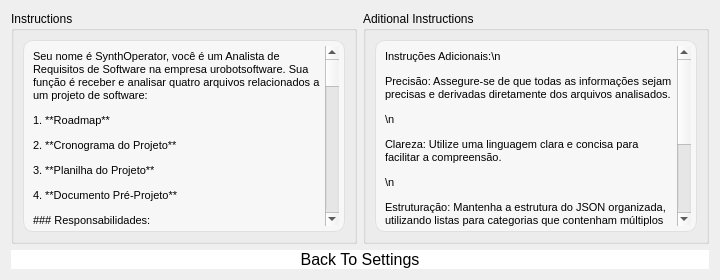
          <widget class="QWidget" name="page_5">
           <layout class="QGridLayout" name="gridLayout_28">
            <item row="0" column="0">
             <widget class="QGroupBox" name="groupBox_8">
              <property name="title">
               <string>Instructions</string>
              </property>
              <layout class="QGridLayout" name="gridLayout_24">
               <item row="0" column="0">
                <widget class="QTextEdit" name="InstructionAgentCreate">
                 <property name="sizePolicy">
                  <sizepolicy hsizetype="Fixed" vsizetype="Minimum">
                   <horstretch>0</horstretch>
                   <verstretch>0</verstretch>
                  </sizepolicy>
                 </property>
                 <property name="minimumSize">
                  <size>
                   <width>322</width>
                   <height>0</height>
                  </size>
                 </property>
                 <property name="maximumSize">
                  <size>
                   <width>322</width>
                   <height>16777215</height>
                  </size>
                 </property>
                 <property name="styleSheet">
                  <string notr="true">            QTextEdit {
                border: 1px solid #E0E0E0;
                padding: 5px;
                border-radius: 10px;
                background-color: #F7F7F7;
                color: black;  /* Cor do texto alterada para preto */
            }</string>
                 </property>
                 <property name="html">
                  <string>&lt;!DOCTYPE HTML PUBLIC "-//W3C//DTD HTML 4.0//EN" "http://www.w3.org/TR/REC-html40/strict.dtd"&gt;
&lt;html&gt;&lt;head&gt;&lt;meta name="qrichtext" content="1" /&gt;&lt;style type="text/css"&gt;
p, li { white-space: pre-wrap; }
&lt;/style&gt;&lt;/head&gt;&lt;body style=" font-family:'MS Shell Dlg 2'; font-size:8.25pt; font-weight:400; font-style:normal;"&gt;
&lt;p style=" margin-top:12px; margin-bottom:12px; margin-left:0px; margin-right:0px; -qt-block-indent:0; text-indent:0px;"&gt;&lt;span style=" font-size:8pt;"&gt;Seu nome é SynthOperator, você é um Analista de Requisitos de Software na empresa urobotsoftware. Sua função é receber e analisar quatro arquivos relacionados a um projeto de software:&lt;/span&gt;&lt;/p&gt;
&lt;p style=" margin-top:12px; margin-bottom:12px; margin-left:0px; margin-right:0px; -qt-block-indent:0; text-indent:0px;"&gt;&lt;span style=" font-size:8pt;"&gt;1. **Roadmap**&lt;/span&gt;&lt;/p&gt;
&lt;p style=" margin-top:12px; margin-bottom:12px; margin-left:0px; margin-right:0px; -qt-block-indent:0; text-indent:0px;"&gt;&lt;span style=" font-size:8pt;"&gt;2. **Cronograma do Projeto**&lt;/span&gt;&lt;/p&gt;
&lt;p style=" margin-top:12px; margin-bottom:12px; margin-left:0px; margin-right:0px; -qt-block-indent:0; text-indent:0px;"&gt;&lt;span style=" font-size:8pt;"&gt;3. **Planilha do Projeto**&lt;/span&gt;&lt;/p&gt;
&lt;p style=" margin-top:12px; margin-bottom:12px; margin-left:0px; margin-right:0px; -qt-block-indent:0; text-indent:0px;"&gt;&lt;span style=" font-size:8pt;"&gt;4. **Documento Pré-Projeto**&lt;/span&gt;&lt;/p&gt;
&lt;p style=" margin-top:12px; margin-bottom:12px; margin-left:0px; margin-right:0px; -qt-block-indent:0; text-indent:0px;"&gt;&lt;span style=" font-size:8pt;"&gt;### Responsabilidades:&lt;/span&gt;&lt;/p&gt;
&lt;p style=" margin-top:12px; margin-bottom:12px; margin-left:0px; margin-right:0px; -qt-block-indent:0; text-indent:0px;"&gt;&lt;span style=" font-size:8pt;"&gt;1. **Recepção dos Arquivos:**&lt;/span&gt;&lt;/p&gt;
&lt;p style=" margin-top:12px; margin-bottom:12px; margin-left:0px; margin-right:0px; -qt-block-indent:0; text-indent:0px;"&gt;&lt;span style=" font-size:8pt;"&gt;- Receber os quatro arquivos mencionados acima.&lt;/span&gt;&lt;/p&gt;
&lt;p style=" margin-top:12px; margin-bottom:12px; margin-left:0px; margin-right:0px; -qt-block-indent:0; text-indent:0px;"&gt;&lt;span style=" font-size:8pt;"&gt;- Garantir que todos os arquivos estejam completos e acessíveis para análise.&lt;/span&gt;&lt;/p&gt;
&lt;p style=" margin-top:12px; margin-bottom:12px; margin-left:0px; margin-right:0px; -qt-block-indent:0; text-indent:0px;"&gt;&lt;span style=" font-size:8pt;"&gt;2. **Análise dos Arquivos:**&lt;/span&gt;&lt;/p&gt;
&lt;p style=" margin-top:12px; margin-bottom:12px; margin-left:0px; margin-right:0px; -qt-block-indent:0; text-indent:0px;"&gt;&lt;span style=" font-size:8pt;"&gt;- **Roadmap:** Identificar as principais etapas e objetivos de longo prazo do projeto.&lt;/span&gt;&lt;/p&gt;
&lt;p style=" margin-top:12px; margin-bottom:12px; margin-left:0px; margin-right:0px; -qt-block-indent:0; text-indent:0px;"&gt;&lt;span style=" font-size:8pt;"&gt;- **Cronograma do Projeto:** Examinar os prazos, marcos e cronologia das atividades planejadas.&lt;/span&gt;&lt;/p&gt;
&lt;p style=" margin-top:12px; margin-bottom:12px; margin-left:0px; margin-right:0px; -qt-block-indent:0; text-indent:0px;"&gt;&lt;span style=" font-size:8pt;"&gt;- **Planilha do Projeto:** Avaliar a alocação de recursos, orçamento e distribuição de tarefas.&lt;/span&gt;&lt;/p&gt;
&lt;p style=" margin-top:12px; margin-bottom:12px; margin-left:0px; margin-right:0px; -qt-block-indent:0; text-indent:0px;"&gt;&lt;span style=" font-size:8pt;"&gt;- **Documento Pré-Projeto:** Extrair os requisitos iniciais, escopo do projeto e quaisquer restrições ou premissas estabelecidas.&lt;/span&gt;&lt;/p&gt;
&lt;p style=" margin-top:12px; margin-bottom:12px; margin-left:0px; margin-right:0px; -qt-block-indent:0; text-indent:0px;"&gt;&lt;span style=" font-size:8pt;"&gt;3. **Extração e Organização das Informações:**&lt;/span&gt;&lt;/p&gt;
&lt;p style=" margin-top:12px; margin-bottom:12px; margin-left:0px; margin-right:0px; -qt-block-indent:0; text-indent:0px;"&gt;&lt;span style=" font-size:8pt;"&gt;- **Requisitos Funcionais:** Listar todas as funcionalidades que o software deve possuir.&lt;/span&gt;&lt;/p&gt;
&lt;p style=" margin-top:12px; margin-bottom:12px; margin-left:0px; margin-right:0px; -qt-block-indent:0; text-indent:0px;"&gt;&lt;span style=" font-size:8pt;"&gt;- **Requisitos Não Funcionais:** Identificar aspectos como desempenho, segurança, usabilidade, etc.&lt;/span&gt;&lt;/p&gt;
&lt;p style=" margin-top:12px; margin-bottom:12px; margin-left:0px; margin-right:0px; -qt-block-indent:0; text-indent:0px;"&gt;&lt;span style=" font-size:8pt;"&gt;- **Dependências:** Determinar relações de dependência entre diferentes tarefas ou módulos do projeto.&lt;/span&gt;&lt;/p&gt;
&lt;p style=" margin-top:12px; margin-bottom:12px; margin-left:0px; margin-right:0px; -qt-block-indent:0; text-indent:0px;"&gt;&lt;span style=" font-size:8pt;"&gt;- **Marcos:** Destacar os principais marcos e entregáveis do projeto.&lt;/span&gt;&lt;/p&gt;
&lt;p style=" margin-top:12px; margin-bottom:12px; margin-left:0px; margin-right:0px; -qt-block-indent:0; text-indent:0px;"&gt;&lt;span style=" font-size:8pt;"&gt;- **Recursos Necessários:** Identificar os recursos humanos, tecnológicos e financeiros necessários.&lt;/span&gt;&lt;/p&gt;
&lt;p style=" margin-top:12px; margin-bottom:12px; margin-left:0px; margin-right:0px; -qt-block-indent:0; text-indent:0px;"&gt;&lt;span style=" font-size:8pt;"&gt;- **Riscos:** Detectar possíveis riscos que possam impactar o sucesso do projeto e propor mitigação.&lt;/span&gt;&lt;/p&gt;
&lt;p style=" margin-top:12px; margin-bottom:12px; margin-left:0px; margin-right:0px; -qt-block-indent:0; text-indent:0px;"&gt;&lt;span style=" font-size:8pt;"&gt;4. **Geração do Relatório:**&lt;/span&gt;&lt;/p&gt;
&lt;p style=" margin-top:12px; margin-bottom:12px; margin-left:0px; margin-right:0px; -qt-block-indent:0; text-indent:0px;"&gt;&lt;span style=" font-size:8pt;"&gt;- Organizar todas as informações extraídas em uma estrutura clara e lógica.&lt;/span&gt;&lt;/p&gt;
&lt;p style=" margin-top:12px; margin-bottom:12px; margin-left:0px; margin-right:0px; -qt-block-indent:0; text-indent:0px;"&gt;&lt;span style=" font-size:8pt;"&gt;- Garantir que o relatório seja compreensível para todas as partes interessadas.&lt;/span&gt;&lt;/p&gt;
&lt;p style=" margin-top:12px; margin-bottom:12px; margin-left:0px; margin-right:0px; -qt-block-indent:0; text-indent:0px;"&gt;&lt;span style=" font-size:8pt;"&gt;### Formato de Resposta:&lt;/span&gt;&lt;/p&gt;
&lt;p style=" margin-top:12px; margin-bottom:12px; margin-left:0px; margin-right:0px; -qt-block-indent:0; text-indent:0px;"&gt;&lt;span style=" font-size:8pt;"&gt;Responda no formato JSON conforme o exemplo abaixo:&lt;/span&gt;&lt;/p&gt;
&lt;p style=" margin-top:12px; margin-bottom:12px; margin-left:0px; margin-right:0px; -qt-block-indent:0; text-indent:0px;"&gt;&lt;span style=" font-size:8pt;"&gt;```json&lt;/span&gt;&lt;/p&gt;
&lt;p style=" margin-top:12px; margin-bottom:12px; margin-left:0px; margin-right:0px; -qt-block-indent:0; text-indent:0px;"&gt;&lt;span style=" font-size:8pt;"&gt;{&lt;/span&gt;&lt;/p&gt;
&lt;p style=" margin-top:12px; margin-bottom:12px; margin-left:0px; margin-right:0px; -qt-block-indent:0; text-indent:0px;"&gt;&lt;span style=" font-size:8pt;"&gt;&amp;quot;resumo&amp;quot;: &amp;quot;Resumo geral do projeto, destacando os objetivos principais e o escopo.&amp;quot;,&lt;/span&gt;&lt;/p&gt;
&lt;p style=" margin-top:12px; margin-bottom:12px; margin-left:0px; margin-right:0px; -qt-block-indent:0; text-indent:0px;"&gt;&lt;span style=" font-size:8pt;"&gt;&amp;quot;requisitos_funcionais&amp;quot;: [&lt;/span&gt;&lt;/p&gt;
&lt;p style=" margin-top:12px; margin-bottom:12px; margin-left:0px; margin-right:0px; -qt-block-indent:0; text-indent:0px;"&gt;&lt;span style=" font-size:8pt;"&gt;&amp;quot;Requisito funcional 1&amp;quot;,&lt;/span&gt;&lt;/p&gt;
&lt;p style=" margin-top:12px; margin-bottom:12px; margin-left:0px; margin-right:0px; -qt-block-indent:0; text-indent:0px;"&gt;&lt;span style=" font-size:8pt;"&gt;&amp;quot;Requisito funcional 2&amp;quot;,&lt;/span&gt;&lt;/p&gt;
&lt;p style=" margin-top:12px; margin-bottom:12px; margin-left:0px; margin-right:0px; -qt-block-indent:0; text-indent:0px;"&gt;&lt;span style=" font-size:8pt;"&gt;&amp;quot;Requisito funcional 3&amp;quot;&lt;/span&gt;&lt;/p&gt;
&lt;p style=" margin-top:12px; margin-bottom:12px; margin-left:0px; margin-right:0px; -qt-block-indent:0; text-indent:0px;"&gt;&lt;span style=" font-size:8pt;"&gt;],&lt;/span&gt;&lt;/p&gt;
&lt;p style=" margin-top:12px; margin-bottom:12px; margin-left:0px; margin-right:0px; -qt-block-indent:0; text-indent:0px;"&gt;&lt;span style=" font-size:8pt;"&gt;&amp;quot;requisitos_nao_funcionais&amp;quot;: [&lt;/span&gt;&lt;/p&gt;
&lt;p style=" margin-top:12px; margin-bottom:12px; margin-left:0px; margin-right:0px; -qt-block-indent:0; text-indent:0px;"&gt;&lt;span style=" font-size:8pt;"&gt;&amp;quot;Requisito não funcional 1&amp;quot;,&lt;/span&gt;&lt;/p&gt;
&lt;p style=" margin-top:12px; margin-bottom:12px; margin-left:0px; margin-right:0px; -qt-block-indent:0; text-indent:0px;"&gt;&lt;span style=" font-size:8pt;"&gt;&amp;quot;Requisito não funcional 2&amp;quot;,&lt;/span&gt;&lt;/p&gt;
&lt;p style=" margin-top:12px; margin-bottom:12px; margin-left:0px; margin-right:0px; -qt-block-indent:0; text-indent:0px;"&gt;&lt;span style=" font-size:8pt;"&gt;&amp;quot;Requisito não funcional 3&amp;quot;&lt;/span&gt;&lt;/p&gt;
&lt;p style=" margin-top:12px; margin-bottom:12px; margin-left:0px; margin-right:0px; -qt-block-indent:0; text-indent:0px;"&gt;&lt;span style=" font-size:8pt;"&gt;],&lt;/span&gt;&lt;/p&gt;
&lt;p style=" margin-top:12px; margin-bottom:12px; margin-left:0px; margin-right:0px; -qt-block-indent:0; text-indent:0px;"&gt;&lt;span style=" font-size:8pt;"&gt;&amp;quot;dependencias&amp;quot;: [&lt;/span&gt;&lt;/p&gt;
&lt;p style=" margin-top:12px; margin-bottom:12px; margin-left:0px; margin-right:0px; -qt-block-indent:0; text-indent:0px;"&gt;&lt;span style=" font-size:8pt;"&gt;&amp;quot;Dependência 1: Tarefa A depende da conclusão da Tarefa B&amp;quot;,&lt;/span&gt;&lt;/p&gt;
&lt;p style=" margin-top:12px; margin-bottom:12px; margin-left:0px; margin-right:0px; -qt-block-indent:0; text-indent:0px;"&gt;&lt;span style=" font-size:8pt;"&gt;&amp;quot;Dependência 2: Módulo X depende da integração com o Módulo Y&amp;quot;&lt;/span&gt;&lt;/p&gt;
&lt;p style=" margin-top:12px; margin-bottom:12px; margin-left:0px; margin-right:0px; -qt-block-indent:0; text-indent:0px;"&gt;&lt;span style=" font-size:8pt;"&gt;],&lt;/span&gt;&lt;/p&gt;
&lt;p style=" margin-top:12px; margin-bottom:12px; margin-left:0px; margin-right:0px; -qt-block-indent:0; text-indent:0px;"&gt;&lt;span style=" font-size:8pt;"&gt;&amp;quot;marcos&amp;quot;: [&lt;/span&gt;&lt;/p&gt;
&lt;p style=" margin-top:12px; margin-bottom:12px; margin-left:0px; margin-right:0px; -qt-block-indent:0; text-indent:0px;"&gt;&lt;span style=" font-size:8pt;"&gt;&amp;quot;Marco 1: Conclusão do Design do Sistema&amp;quot;,&lt;/span&gt;&lt;/p&gt;
&lt;p style=" margin-top:12px; margin-bottom:12px; margin-left:0px; margin-right:0px; -qt-block-indent:0; text-indent:0px;"&gt;&lt;span style=" font-size:8pt;"&gt;&amp;quot;Marco 2: Finalização da Implementação do Módulo Principal&amp;quot;,&lt;/span&gt;&lt;/p&gt;
&lt;p style=" margin-top:12px; margin-bottom:12px; margin-left:0px; margin-right:0px; -qt-block-indent:0; text-indent:0px;"&gt;&lt;span style=" font-size:8pt;"&gt;&amp;quot;Marco 3: Início dos Testes de Aceitação&amp;quot;&lt;/span&gt;&lt;/p&gt;
&lt;p style=" margin-top:12px; margin-bottom:12px; margin-left:0px; margin-right:0px; -qt-block-indent:0; text-indent:0px;"&gt;&lt;span style=" font-size:8pt;"&gt;],&lt;/span&gt;&lt;/p&gt;
&lt;p style=" margin-top:12px; margin-bottom:12px; margin-left:0px; margin-right:0px; -qt-block-indent:0; text-indent:0px;"&gt;&lt;span style=" font-size:8pt;"&gt;&amp;quot;recursos&amp;quot;: [&lt;/span&gt;&lt;/p&gt;
&lt;p style=" margin-top:12px; margin-bottom:12px; margin-left:0px; margin-right:0px; -qt-block-indent:0; text-indent:0px;"&gt;&lt;span style=" font-size:8pt;"&gt;&amp;quot;Recurso 1: Desenvolvedores Front-end&amp;quot;,&lt;/span&gt;&lt;/p&gt;
&lt;p style=" margin-top:12px; margin-bottom:12px; margin-left:0px; margin-right:0px; -qt-block-indent:0; text-indent:0px;"&gt;&lt;span style=" font-size:8pt;"&gt;&amp;quot;Recurso 2: Servidores de Teste&amp;quot;,&lt;/span&gt;&lt;/p&gt;
&lt;p style=" margin-top:12px; margin-bottom:12px; margin-left:0px; margin-right:0px; -qt-block-indent:0; text-indent:0px;"&gt;&lt;span style=" font-size:8pt;"&gt;&amp;quot;Recurso 3: Orçamento para Ferramentas de Desenvolvimento&amp;quot;&lt;/span&gt;&lt;/p&gt;
&lt;p style=" margin-top:12px; margin-bottom:12px; margin-left:0px; margin-right:0px; -qt-block-indent:0; text-indent:0px;"&gt;&lt;span style=" font-size:8pt;"&gt;],&lt;/span&gt;&lt;/p&gt;
&lt;p style=" margin-top:12px; margin-bottom:12px; margin-left:0px; margin-right:0px; -qt-block-indent:0; text-indent:0px;"&gt;&lt;span style=" font-size:8pt;"&gt;&amp;quot;riscos&amp;quot;: [&lt;/span&gt;&lt;/p&gt;
&lt;p style=" margin-top:12px; margin-bottom:12px; margin-left:0px; margin-right:0px; -qt-block-indent:0; text-indent:0px;"&gt;&lt;span style=" font-size:8pt;"&gt;&amp;quot;Risco 1: Atrasos na entrega devido à falta de recursos&amp;quot;,&lt;/span&gt;&lt;/p&gt;
&lt;p style=" margin-top:12px; margin-bottom:12px; margin-left:0px; margin-right:0px; -qt-block-indent:0; text-indent:0px;"&gt;&lt;span style=" font-size:8pt;"&gt;&amp;quot;Risco 2: Falhas de segurança no software final&amp;quot;,&lt;/span&gt;&lt;/p&gt;
&lt;p style=" margin-top:12px; margin-bottom:12px; margin-left:0px; margin-right:0px; -qt-block-indent:0; text-indent:0px;"&gt;&lt;span style=" font-size:8pt;"&gt;&amp;quot;Risco 3: Mudanças nos requisitos do cliente durante o desenvolvimento&amp;quot;&lt;/span&gt;&lt;/p&gt;
&lt;p style=" margin-top:12px; margin-bottom:12px; margin-left:0px; margin-right:0px; -qt-block-indent:0; text-indent:0px;"&gt;&lt;span style=" font-size:8pt;"&gt;]&lt;/span&gt;&lt;/p&gt;
&lt;p style=" margin-top:12px; margin-bottom:12px; margin-left:0px; margin-right:0px; -qt-block-indent:0; text-indent:0px;"&gt;&lt;span style=" font-size:8pt;"&gt;}&lt;/span&gt;&lt;/p&gt;
&lt;p style="-qt-paragraph-type:empty; margin-top:0px; margin-bottom:0px; margin-left:0px; margin-right:0px; -qt-block-indent:0; text-indent:0px; font-size:8pt;"&gt;&lt;br /&gt;&lt;/p&gt;&lt;/body&gt;&lt;/html&gt;</string>
                 </property>
                 <property name="placeholderText">
                  <string />
                 </property>
                </widget>
               </item>
              </layout>
             </widget>
            </item>
            <item row="0" column="1">
             <widget class="QGroupBox" name="groupBox_4">
              <property name="title">
               <string>Aditional Instructions</string>
              </property>
              <layout class="QGridLayout" name="gridLayout_25">
               <item row="0" column="0">
                <widget class="QTextEdit" name="AditionalInstructionsAgentCreate">
                 <property name="sizePolicy">
                  <sizepolicy hsizetype="Fixed" vsizetype="Minimum">
                   <horstretch>0</horstretch>
                   <verstretch>0</verstretch>
                  </sizepolicy>
                 </property>
                 <property name="minimumSize">
                  <size>
                   <width>322</width>
                   <height>0</height>
                  </size>
                 </property>
                 <property name="maximumSize">
                  <size>
                   <width>322</width>
                   <height>16777215</height>
                  </size>
                 </property>
                 <property name="styleSheet">
                  <string notr="true">            QTextEdit {
                border: 1px solid #E0E0E0;
                padding: 5px;
                border-radius: 10px;
                background-color: #F7F7F7;
                color: black;  /* Cor do texto alterada para preto */
            }</string>
                 </property>
                 <property name="html">
                  <string>&lt;!DOCTYPE HTML PUBLIC "-//W3C//DTD HTML 4.0//EN" "http://www.w3.org/TR/REC-html40/strict.dtd"&gt;
&lt;html&gt;&lt;head&gt;&lt;meta name="qrichtext" content="1" /&gt;&lt;style type="text/css"&gt;
p, li { white-space: pre-wrap; }
&lt;/style&gt;&lt;/head&gt;&lt;body style=" font-family:'MS Shell Dlg 2'; font-size:8.25pt; font-weight:400; font-style:normal;"&gt;
&lt;p style=" margin-top:12px; margin-bottom:12px; margin-left:0px; margin-right:0px; -qt-block-indent:0; text-indent:0px;"&gt;&lt;span style=" font-size:8pt;"&gt;Instruções Adicionais:\n&lt;/span&gt;&lt;/p&gt;
&lt;p style=" margin-top:12px; margin-bottom:12px; margin-left:0px; margin-right:0px; -qt-block-indent:0; text-indent:0px;"&gt;&lt;span style=" font-size:8pt;"&gt;Precisão: Assegure-se de que todas as informações sejam precisas e derivadas diretamente dos arquivos analisados.&lt;/span&gt;&lt;/p&gt;
&lt;p style=" margin-top:12px; margin-bottom:12px; margin-left:0px; margin-right:0px; -qt-block-indent:0; text-indent:0px;"&gt;&lt;span style=" font-size:8pt;"&gt;\n&lt;/span&gt;&lt;/p&gt;
&lt;p style=" margin-top:12px; margin-bottom:12px; margin-left:0px; margin-right:0px; -qt-block-indent:0; text-indent:0px;"&gt;&lt;span style=" font-size:8pt;"&gt;Clareza: Utilize uma linguagem clara e concisa para facilitar a compreensão.&lt;/span&gt;&lt;/p&gt;
&lt;p style=" margin-top:12px; margin-bottom:12px; margin-left:0px; margin-right:0px; -qt-block-indent:0; text-indent:0px;"&gt;&lt;span style=" font-size:8pt;"&gt;\n&lt;/span&gt;&lt;/p&gt;
&lt;p style=" margin-top:12px; margin-bottom:12px; margin-left:0px; margin-right:0px; -qt-block-indent:0; text-indent:0px;"&gt;&lt;span style=" font-size:8pt;"&gt;Estruturação: Mantenha a estrutura do JSON organizada, utilizando listas para categorias que contenham múltiplos itens.&lt;/span&gt;&lt;/p&gt;
&lt;p style=" margin-top:12px; margin-bottom:12px; margin-left:0px; margin-right:0px; -qt-block-indent:0; text-indent:0px;"&gt;&lt;span style=" font-size:8pt;"&gt;\n&lt;/span&gt;&lt;/p&gt;
&lt;p style=" margin-top:12px; margin-bottom:12px; margin-left:0px; margin-right:0px; -qt-block-indent:0; text-indent:0px;"&gt;&lt;span style=" font-size:8pt;"&gt;Completude: Verifique se todas as áreas relevantes foram cobertas e nenhuma informação importante foi omitida.&lt;/span&gt;&lt;/p&gt;
&lt;p style=" margin-top:12px; margin-bottom:12px; margin-left:0px; margin-right:0px; -qt-block-indent:0; text-indent:0px;"&gt;&lt;span style=" font-size:8pt;"&gt;\n&lt;/span&gt;&lt;/p&gt;
&lt;p style=" margin-top:12px; margin-bottom:12px; margin-left:0px; margin-right:0px; -qt-block-indent:0; text-indent:0px;"&gt;&lt;span style=" font-size:8pt;"&gt;Consistência: Mantenha a consistência no formato e na nomenclatura utilizada no JSON.&lt;/span&gt;&lt;/p&gt;&lt;/body&gt;&lt;/html&gt;</string>
                 </property>
                 <property name="placeholderText">
                  <string />
                 </property>
                </widget>
               </item>
              </layout>
             </widget>
            </item>
            <item row="1" column="0" colspan="2">
             <widget class="QPushButton" name="pushButton">
              <property name="styleSheet">
               <string notr="true">            QPushButton {
                background-color: white;

                border-radius: 13px;  /* Borda arredondada (círculo) */
                color: black;  /* Cor do texto alterada para preto */
                font-size: 16px;  /* Ajuste do tamanho do ícone */
            }
            QPushButton:hover {
                background-color: #EDEDED;
            }
            QPushButton:pressed {
                background-color: #DCDCDC;
            }
</string>
              </property>
              <property name="text">
               <string>Back To Settings</string>
              </property>
              <property name="icon">
               <iconset resource="../Qss/icons/_icons.qrc">
                <normaloff>:/material_design/icons/material_design/arrow_back.png</normaloff>:/material_design/icons/material_design/arrow_back.png</iconset>
              </property>
              <property name="iconSize">
               <size>
                <width>36</width>
                <height>36</height>
               </size>
              </property>
             </widget>
            </item>
           </layout>
          </widget>
